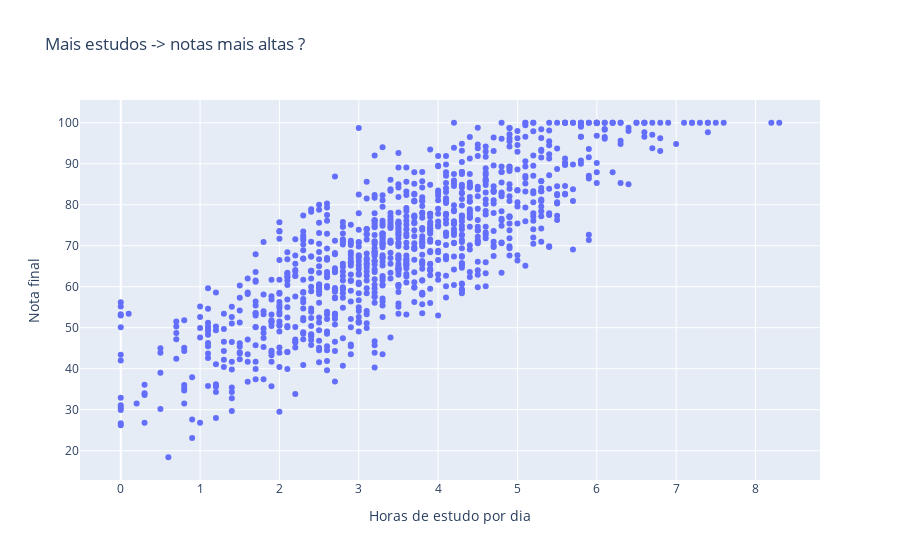

The notebook cell saved with this chart:
### Markdown cell above
scatter()

### Code cell
fig_2 = px.scatter(
    df,
    x = 'study_hours_per_day',
    y = 'exam_score',
    title = 'Mais estudos -> notas mais altas ?',
    labels = {
        'study_hours_per_day': 'Horas de estudo por dia',
        'exam_score': 'Nota final'
    },
)

fig_2.show()

### Figure 1 — Plotly figure (JSON) as saved in the notebook; plotly's stock layout.template omitted (floating-point values rounded to 4 significant figures; data arrays with more than 128 entries replaced by an {"elided": "..."} marker saying what was removed)
{"data": [{"hovertemplate": "Horas de estudo por dia=%{x}<br>Nota final=%{y}<extra></extra>", "legendgroup": "", "marker": {"color": "#636efa", "symbol": "circle"}, "mode": "markers", "name": "", "orientation": "v", "showlegend": false, "type": "scatter", "x": {"elided": "1000 float values"}, "xaxis": "x", "y": {"elided": "1000 float values"}, "yaxis": "y"}], "layout": {"legend": {"tracegroupgap": 0}, "title": {"text": "Mais estudos -> notas mais altas ?"}, "xaxis": {"anchor": "y", "domain": [0, 1], "title": {"text": "Horas de estudo por dia"}}, "yaxis": {"anchor": "x", "domain": [0, 1], "title": {"text": "Nota final"}}}}
